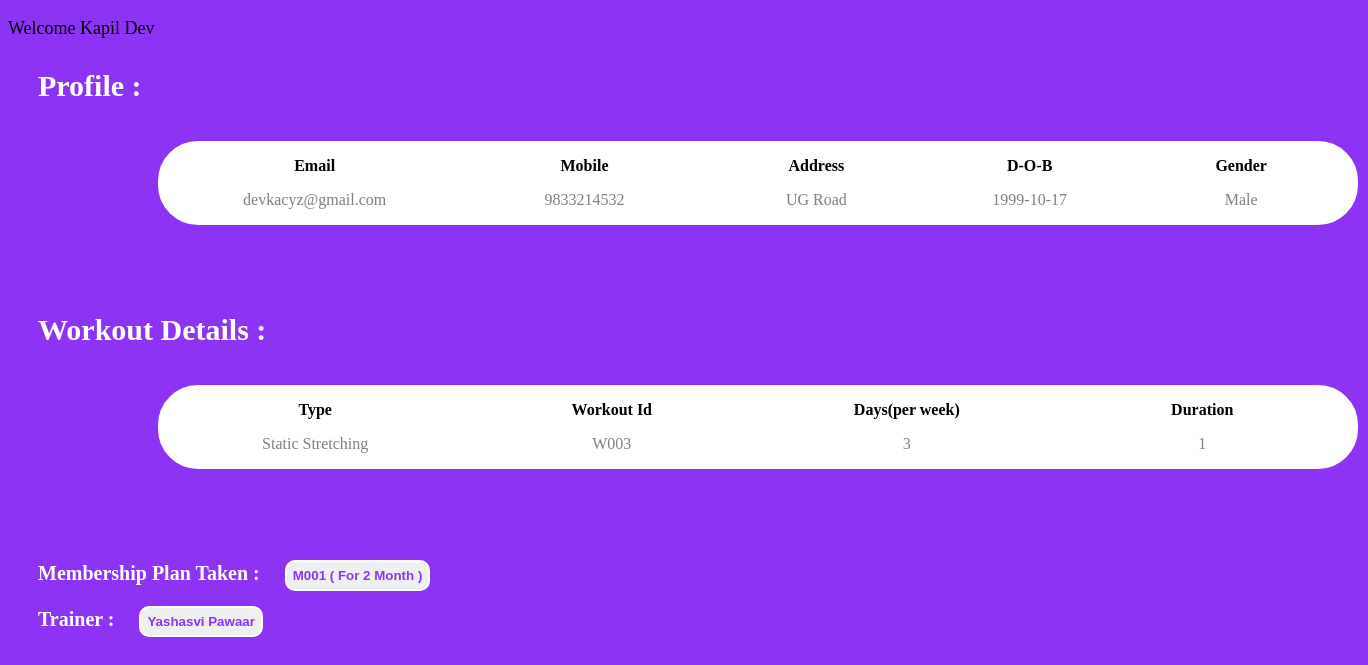
/profile.php (signed in), run on the app's committed database.
### tables this page shows
CREATE TABLE `members` (
  `member_name` varchar(40) DEFAULT NULL,
  `member_email` varchar(40) NOT NULL,
  `member_mobile` bigint(10) NOT NULL,
  `member_add` varchar(50) DEFAULT NULL,
  `password` varchar(20) DEFAULT NULL,
  `DOB` date NOT NULL,
  `Gender` varchar(10) NOT NULL
);

CREATE TABLE `workout_session` (
  `days` int(10) NOT NULL,
  `duration(hours)` int(10) NOT NULL,
  `Type` varchar(20) NOT NULL,
  `workout_id` varchar(10) NOT NULL
);

CREATE TABLE `plan_taken` (
  `member_email` varchar(30) NOT NULL,
  `membership_id` varchar(10) NOT NULL,
  `description` varchar(30) NOT NULL
);

CREATE TABLE `trainer` (
  `Trainer_id` varchar(10) NOT NULL,
  `Trainer_name` text NOT NULL,
  `Hired_date` date NOT NULL,
  `Trainer_email` varchar(30) NOT NULL
);

### profile.php (the view, shortened to what this page needs)
<!DOCTYPE html>
<html lang="en">
<head>
</head>
<body>
<?php
$email = $_SESSION['email'];
$servername = "localhost";
$username = "root";
$password = "";
$conn = mysqli_connect($servername, $username, $password);
mysqli_select_db($conn,'test');
$query = " select * from members where member_email = '$email' ";
$result = mysqli_query($conn,$query);
while($row = mysqli_fetch_array($result))
{
    ?>
    <p>
    <?php echo "Welcome " . $row['member_name'];?>
    </p>
    <div class="profile">Profile :</div>
    <table>
        <tr>
            <th>Email</th>
            <th>Mobile</th>
            <th>Address</th>
            <th>D-O-B</th>
            <th>Gender</th>
        </tr>
        <br>
        <tr>
            <td> <?php echo $row['member_email']; ?> </td>
            <td> <?php echo $row['member_mobile']; ?> </td>
            <td> <?php echo $row['member_add']; ?> </td>
            <td> <?php echo $row['DOB']; ?> </td>
            <td> <?php echo $row['Gender']; ?> </td>
        </tr>
    </table> <br>
    <?php
}
$query = " select * from workout_session where workout_id in (select workout_id from workout where member_email = '$email') ";
$result = mysqli_query($conn,$query);
while($row = mysqli_fetch_array($result))
{
    ?>
    <div class="profile">
    Workout Details :
    </div>
    <table>
        <tr>
            <th>Type</th>
            <th>Workout Id</th>
            <th>Days(per week)</th>
            <th>Duration</th>
        </tr>
        <br>
        <tr>
            <td><?php echo $row['Type']; ?> </td>
            <td><?php echo $row['workout_id']; ?> </td>
            <td><?php echo $row['days']; ?> </td>
            <td><?php echo $row['duration(hours)']; ?> </td>
        </tr>
    </table>
    <br><br>
    <?php
}
$query = " select * from plan_taken where member_email = '$email' ";
$result = mysqli_query($conn,$query);
while($row = mysqli_fetch_array($result))
{
    ?>
    <div class="plan">
        <strong>Membership Plan Taken :  &nbsp &nbsp  </strong>
        <button>
    <?php
        echo  $row['membership_id'] . " ( " . $row['description'] . " ) ";?>
    </button>
    </div>
    <?php
}
$query = " select * from trainer where trainer_id in (select trainer_id from trained_by where member_email = '$email') ";
$result = mysqli_query($conn,$query);
while($row = mysqli_fetch_array($result))
{
    ?>
    <div class="plan">
        <strong>Trainer :  &nbsp &nbsp  </strong>
        <button>
    <?php
        echo  $row['Trainer_name'];?>
    </button>
    </div>
    <?php
}
?>
</body>
</html>

### profile.php (style rules this page uses)
body { background-color: #8d33f3; }
.profile { margin: 15px 30px; margin-top: 30px; font-size: 30px; color: white; font-weight: 600; }
table { margin: 40px 150px; margin-top: 5px; }
table, th, td { border: 2px solid white; border-radius: 40px; color: grey; width: 1200px; text-align: center; padding: 5px; background-color: white; }
th { color: black; }
.plan { color: white; margin: 15px 30px; font-size: 20px }
button { font-weight: 600; padding: 6px; color: #8d33f3; border: 2px solid white; border-radius: 10px; }
p { font-size: 18px; }

### data on the page
members: member_name "Kapil Dev", member_email "devkacyz@gmail.com", member_mobile "9833214532", member_add "UG Road", DOB "1999-10-17", Gender "Male"
workout_session: Type "Static Stretching", workout_id "W003", days "3", value "1"
plan_taken: membership "M001", description "For 2 Month"
trainer: Trainer_name "Yashasvi Pawaar"
